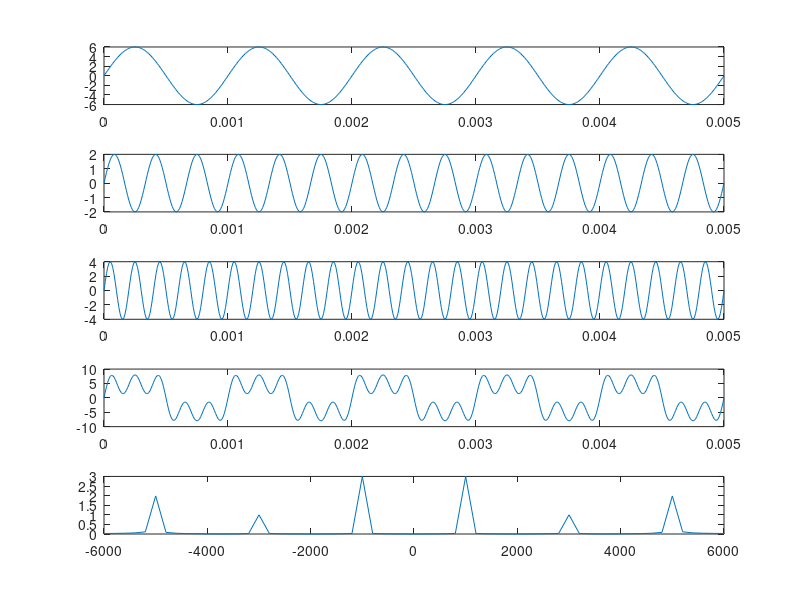
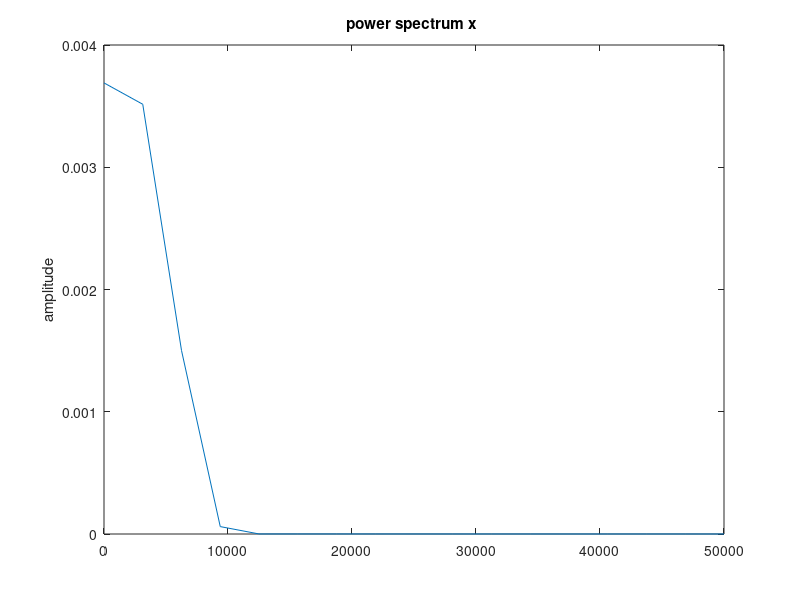

Recreate these plots in MATLAB, in order.
clear all;
clc;
close all;

fa = 100e3;
f1 = 1e3;
f2 = 3*f1;
f3 = 5*f1;
t = [0:1/fa:5*(1/1e3)];
f = [-fa/2:200:fa/2];

x1_t = 6*sin(2*pi*t*f1);
x2_t = 2*sin(2*pi*t*f2);
x3_t = 4*sin(2*pi*t*f3);
s_t = x1_t + x2_t + x3_t;
S_f = fft(s_t)/length(s_t);
S_f_shift = fftshift(S_f);

figure(1)
subplot(511)
plot(t, x1_t)
subplot(512)
plot(t, x2_t)
subplot(513)
plot(t, x3_t)
subplot(514)
plot(t, s_t)
subplot(515)
plot(f, abs(S_f_shift)); xlim([-6e3 6e3])

% Calculo da norma (media do vetor)
% Do ponto de vista geometrico, a norma ao quadrado representa energia do 
% sinal, que dividido pelo tempo, tempos potencia.
(norm(s_t)^2)/length(s_t)

figure(2)
pwelch(s_t, [], [], [], fa)

% outro exercicio:
% filtro_pb = [zeros(1, 9500) ones(1, 1001) zeros(1, 9500)];
% sinal_out = abs(X_f_shift).*filtro_pb;
